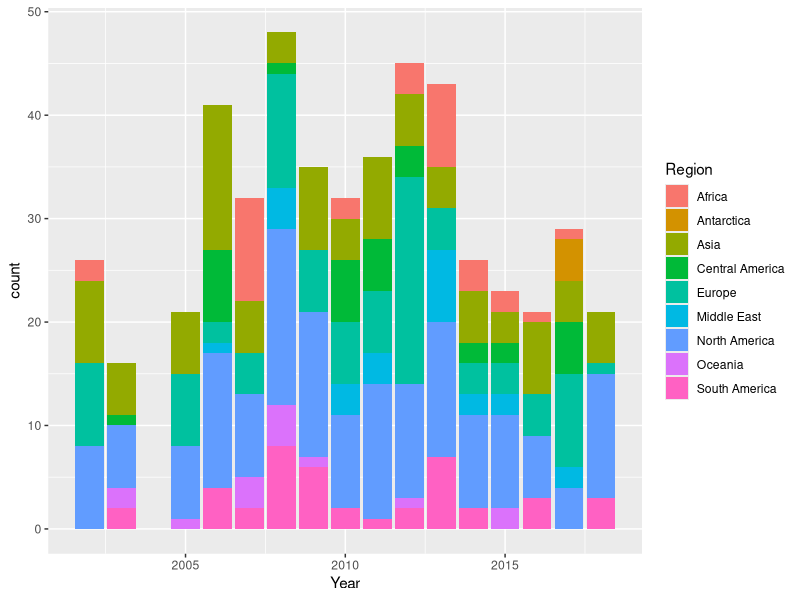
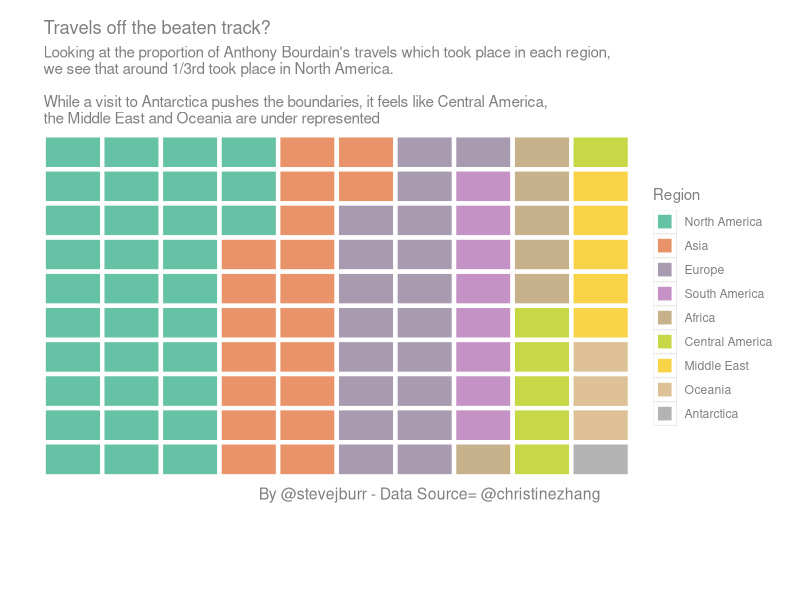
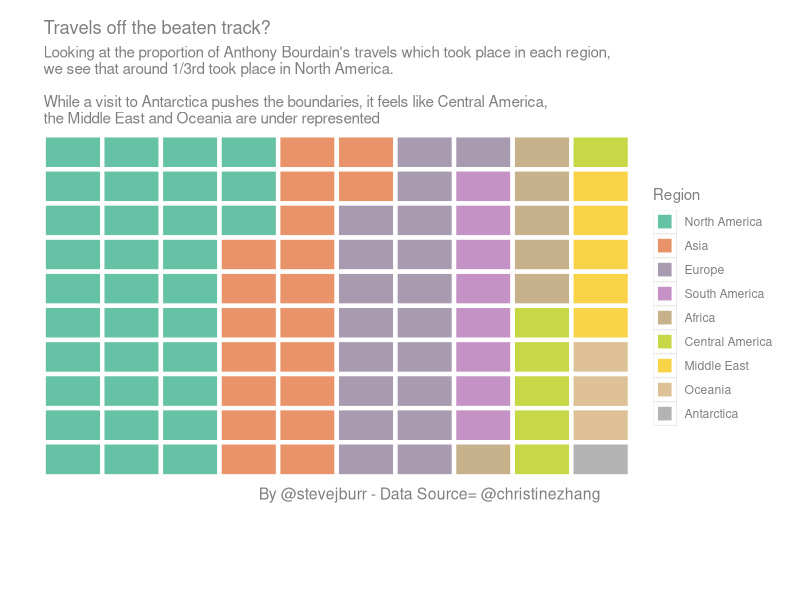

Reproduce these figures in R, in order.
setwd("C:\\Data\\Personal\\Make Over Monday\\13082018")

library(tidyverse)
library(grid)
library(gridExtra)
library(RColorBrewer)

data <- read_csv("Anthony Bourdain Travels.csv")

View(data)


#year #show #region #counts

data %>% group_by(Year,Show, Region) %>% summarise(count=n()) %>% ungroup() %>%
  mutate(Show=as.factor(Show),Region=as.factor(Region)) %>%
  ggplot() + geom_col(aes(x=Year,y=count,fill=Region))


# do a waffle by region

data %>% mutate(total=n()) %>% group_by(Region) %>% summarise(count=n(),total=round(100*count/max(total))) %>%
  mutate(total=if_else(Region=="North America",total+1,total)) %>% arrange(-total)-> waffle

labels <-as.character(waffle$Region)
labels

waffle %>% ungroup() %>% mutate(Region=as.character(Region)) -> waffle
waffle$Region <- factor(waffle$Region,levels=labels)
#we know it sums to 99 -> increase North America +1 as smallest % distortion of reality


#get a 10x10 grid with region by colour
nrows <- 10
df <- expand.grid(y = 1:nrows, x = 1:nrows)
df$region <- rep(waffle$Region,waffle$total)


#colour pallette function
getColours <- colorRampPalette(brewer.pal(8, "Set2")) 
numberValues <- length(as.character(waffle$Region))


ggplot(df) + geom_tile(aes(x=x,y=y,fill=region),color="white",size=1.5) +
  scale_y_continuous("",expand=c(0,0), trans="reverse") +
  scale_x_continuous("",expand=c(0,0)) +
  scale_fill_manual("Region",values=getColours(numberValues))+
  theme(axis.text=element_blank(),
        axis.ticks = element_blank(),
        plot.title = element_text(colour="grey50"),
        text = element_text(colour="grey50")) +
  ggtitle("Travels off the beaten track?","Looking at the proportion of Anthony Bourdain's travels which took place in each region,\nwe see that around 1/3rd took place in North America.\n\nWhile a visit to Antarctica pushes the boundaries, it feels like Central America,\nthe Middle East and Oceania are under represented") +
  geom_text(data=data.frame("text"),x = 10,
            y = -11,
            hjust = 1,
            size = 4,label="By @stevejburr - Data Source= @christinezhang", col="grey50") +
  coord_cartesian(
                  clip = 'off' 
  ) +
  theme(plot.margin = unit(c(1,1,5,1), "lines"))


ggsave("plot.png",dpi="retina")
